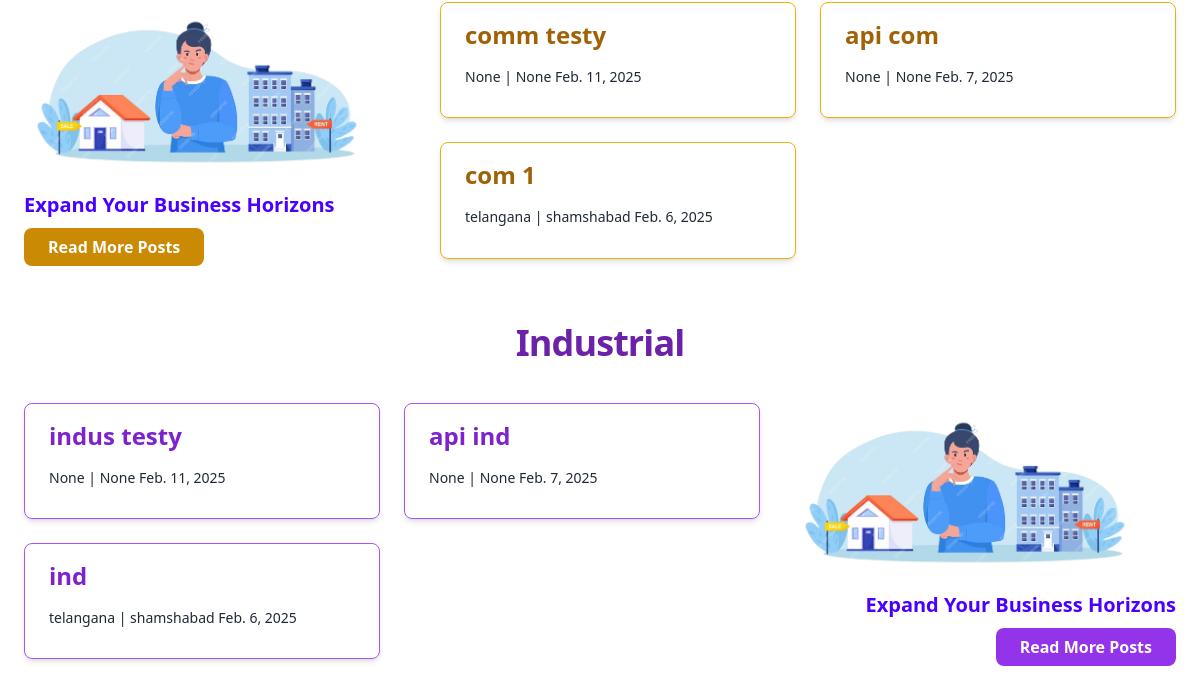
Page /property/ (lower part) on the earlier database version.
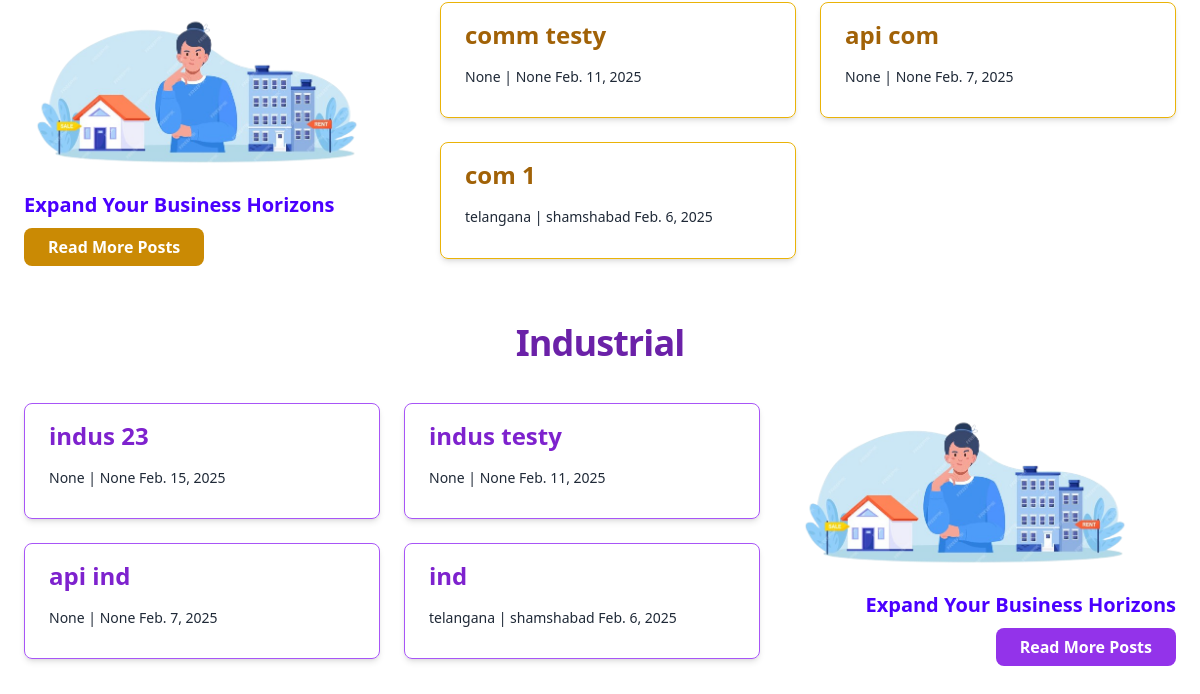
Same page on the later database version.
### property/models.py (models this page shows, shortened)
class Property(models.Model):
    user = models.ForeignKey(settings.AUTH_USER_MODEL, on_delete=models.CASCADE, related_name='properties')
    title = models.CharField(max_length=255)
    slug = models.SlugField(max_length=255, unique=True, blank=True, null=True)  # SEO-friendly URL
    contact_phone = models.CharField(max_length=20)
    description = models.TextField(max_length=1000, blank=True, null=True)  # Limit description to 1000 characters
    location = models.CharField(max_length=255, blank=True, null=True)  # General location (e.g., neighborhood, city)
    latitude = models.DecimalField(max_digits=9, decimal_places=6, blank=True, null=True)
    longitude = models.DecimalField(max_digits=9, decimal_places=6, blank=True, null=True)
    country = models.CharField(max_length=100, blank=True, null=True)  # Country
    state = models.CharField(max_length=100, blank=True, null=True)  # State or province
    district = models.CharField(max_length=100, blank=True, null=True)  # District
    subdivision = models.CharField(max_length=100, blank=True, null=True)  # Subdivision (e.g., mandal, sub-district)
    village = models.CharField(max_length=100, blank=True, null=True)  # Village or town
    pincode = models.CharField(max_length=10, blank=True, null=True)  # Postal code or ZIP code
    deal_type = models.CharField(max_length=50, choices=DEAL_TYPE_CHOICES, default='SELL')
    status = models.CharField(max_length=50, choices=STATUS_CHOICES, default='AVAILABLE')  # Tracks availability status
    listing_date = models.DateField(auto_now_add=True, null=True)  # Automatically set when created (IST)
    updated_date = models.DateTimeField(auto_now=True)   # Automatically updated on every save
    is_published = models.BooleanField(default=True)  # True if property is published
    featured = models.BooleanField(default=False)  # Highlight featured properties
    contact_email = models.EmailField(blank=True, null=True)  # Contact email for inquiries
    class Meta:
        ordering = ['-listing_date']  # Default ordering for queries
    def save(self, *args, **kwargs):
        if not self.slug:
            self.slug = slugify(self.title)
            original_slug = self.slug
            counter = 1
            while self.__class__.objects.filter(slug=self.slug).exists():
                self.slug = f"{original_slug}-{counter}"
                counter += 1
        if self.location and (not self.latitude or not self.longitude):
            latitude, longitude = extract_lat_lon_from_gmaps_url(self.location)
            if latitude and longitude:
                self.latitude = latitude
                self.longitude = longitude
        super().save(*args, **kwargs)

class CommercialProperty(Property):
    PROPERTY_TYPE_CHOICES = [
        ('SHOP', 'Shop'),
        ('OFFICE_SPACE', 'Office Space'),
        ('WAREHOUSE', 'Warehouse'),
        ('COMMERCIAL_PROPERTY', 'Commercial Property'),
    ]
    FURNISHING_CHOICES = [
        ('FURNISHED', 'Furnished'),
        ('SEMI_FURNISHED', 'Semi-Furnished'),
        ('UNFURNISHED', 'Unfurnished'),
    ]
    PARKING_CHOICES = [
        ('NONE', 'No Parking'),
        ('COVERED', 'Covered Parking'),
        ('OPEN', 'Open Parking'),
    ]
    property_type = models.CharField(max_length=50, choices=PROPERTY_TYPE_CHOICES, default='SHOP')
    area = models.DecimalField(max_digits=10, decimal_places=2, blank=True, null=True)  # Area of the property in sq ft
    furnishing_status = models.CharField(max_length=20, choices=FURNISHING_CHOICES, default='UNFURNISHED')
    parking = models.CharField(max_length=20, choices=PARKING_CHOICES, default='NONE')  # Parking type
    year_built = models.PositiveIntegerField(blank=True, null=True)  # Year of construction
    price = models.DecimalField(max_digits=12, decimal_places=2, blank=True, null=True)  # Property price
    total_floors = models.PositiveIntegerField(blank=True, null=True)  # Total floors in the building
    floor_number = models.PositiveIntegerField(blank=True, null=True)  # Floor number (for office spaces)
    has_air_conditioning = models.BooleanField(default=False)  # Air conditioning availability
    has_elevator = models.BooleanField(default=False)  # Elevator availability
    is_renovated = models.BooleanField(default=False)  # Whether the property has been renovated
    nearby_amenities = models.CharField(max_length=500, blank=True, null=True)
    nearby = models.CharField(max_length=500, blank=True, null=True)
    distance_from_road = models.CharField(max_length=500, blank=True, null=True)
    has_security = models.BooleanField(default=False)
    power_backup = models.BooleanField(default=False)

class Property(models.Model):
    user = models.ForeignKey(settings.AUTH_USER_MODEL, on_delete=models.CASCADE, related_name='properties')
    title = models.CharField(max_length=255)
    slug = models.SlugField(max_length=255, unique=True, blank=True, null=True)  # SEO-friendly URL
    contact_phone = models.CharField(max_length=20)
    description = models.TextField(max_length=1000, blank=True, null=True)  # Limit description to 1000 characters
    location = models.CharField(max_length=255, blank=True, null=True)  # General location (e.g., neighborhood, city)
    latitude = models.DecimalField(max_digits=9, decimal_places=6, blank=True, null=True)
    longitude = models.DecimalField(max_digits=9, decimal_places=6, blank=True, null=True)
    country = models.CharField(max_length=100, blank=True, null=True)  # Country
    state = models.CharField(max_length=100, blank=True, null=True)  # State or province
    district = models.CharField(max_length=100, blank=True, null=True)  # District
    subdivision = models.CharField(max_length=100, blank=True, null=True)  # Subdivision (e.g., mandal, sub-district)
    village = models.CharField(max_length=100, blank=True, null=True)  # Village or town
    pincode = models.CharField(max_length=10, blank=True, null=True)  # Postal code or ZIP code
    deal_type = models.CharField(max_length=50, choices=DEAL_TYPE_CHOICES, default='SELL')
    status = models.CharField(max_length=50, choices=STATUS_CHOICES, default='AVAILABLE')  # Tracks availability status
    listing_date = models.DateField(auto_now_add=True, null=True)  # Automatically set when created (IST)
    updated_date = models.DateTimeField(auto_now=True)   # Automatically updated on every save
    is_published = models.BooleanField(default=True)  # True if property is published
    featured = models.BooleanField(default=False)  # Highlight featured properties
    contact_email = models.EmailField(blank=True, null=True)  # Contact email for inquiries
    class Meta:
        ordering = ['-listing_date']  # Default ordering for queries
    def save(self, *args, **kwargs):
        if not self.slug:
            self.slug = slugify(self.title)
            original_slug = self.slug
            counter = 1
            while self.__class__.objects.filter(slug=self.slug).exists():
                self.slug = f"{original_slug}-{counter}"
                counter += 1
        if self.location and (not self.latitude or not self.longitude):
            latitude, longitude = extract_lat_lon_from_gmaps_url(self.location)
            if latitude and longitude:
                self.latitude = latitude
                self.longitude = longitude
        super().save(*args, **kwargs)

class IndustrialProperty(Property):
    PROPERTY_TYPE_CHOICES = [
        ('INDUSTRIAL_PROPERTY', 'Industrial Property'),
        ('BUILDING', 'Building'),
    ]
    FURNISHING_CHOICES = [
        ('FURNISHED', 'Furnished'),
        ('SEMI_FURNISHED', 'Semi-Furnished'),
        ('UNFURNISHED', 'Unfurnished'),
    ]
    PARKING_CHOICES = [
        ('NONE', 'No Parking'),
        ('COVERED', 'Covered Parking'),
        ('OPEN', 'Open Parking'),
    ]
    property_type = models.CharField(max_length=50, choices=PROPERTY_TYPE_CHOICES, default='INDUSTRIAL_PROPERTY')
    area = models.DecimalField(max_digits=10, decimal_places=2, blank=True, null=True)  # Area in sq ft
    furnishing_status = models.CharField(max_length=20, choices=FURNISHING_CHOICES, default='UNFURNISHED')
    parking = models.CharField(max_length=20, choices=PARKING_CHOICES, default='NONE')  # Parking type
    year_built = models.PositiveIntegerField(blank=True, null=True)  # Year of construction
    price = models.DecimalField(max_digits=12, decimal_places=2, blank=True, null=True)  # Property price
    total_floors = models.PositiveIntegerField(blank=True, null=True)  # Total number of floors in the building
    floor_number = models.PositiveIntegerField(blank=True, null=True)  # Specific floor number (for buildings)
    has_lift = models.BooleanField(default=False)  # Lift/Elevator availability
    has_security = models.BooleanField(default=False)  # Security availability (for industrial properties)
    nearby_amenities = models.CharField(max_length=500, blank=True, null=True)
    nearby = models.CharField(max_length=500, blank=True, null=True)
    distance_from_road = models.CharField(max_length=500, blank=True, null=True)
    power_backup = models.BooleanField(default=False)

### property/views.py (the view)
# urls.py: path('property/', property_index, name='property_index'),
def property_index(request):
    land_properties = LandProperty.objects.filter(is_published=True).order_by('-listing_date')[:6]
    residential_properties = ResidentialProperty.objects.filter(is_published=True).order_by('-listing_date')[:6]
    commercial_properties = CommercialProperty.objects.filter(is_published=True).order_by('-listing_date')[:6]
    industrial_properties = IndustrialProperty.objects.filter(is_published=True).order_by('-listing_date')[:6]
    all_properties = Property.objects.filter(is_published=True).order_by('-listing_date')[:6]
    context = {
        'land_properties': land_properties,
        'residential_properties': residential_properties,
        'commercial_properties': commercial_properties,
        'industrial_properties': industrial_properties,
        'all_properties': all_properties,
    }
    return render(request, 'property/property_index.html', context)

### templates/property/property_index.html (shortened to what this page needs)
{% extends 'base.html' %}
{% load static %}
{% block content %}
  <link href="https://unpkg.com/aos@2.3.1/dist/aos.css" rel="stylesheet">
<div class="max-w-screen-xl mx-auto py-8 px-4 lg:py-16 lg:px-6 overflow-hidden">
  <div class="mb-16" data-aos="fade-up">
    <div class="flex flex-col md:flex-row">
      <div class="w-full md:w-1/3 text-center md:text-left" data-aos="fade-right">
        <img class="w-[90%] mx-auto md:mx-0 h-auto rounded-lg" src="{% static 'images/hero.png' %}" alt="Commercial Image">
        <h3 class="text-xl font-semibold mt-4 text-primary">
            Expand Your Business Horizons
        </h3>
        <div class="mt-4">
          <a href="{% url 'property_list' property_type='commercial' %}" class="px-6 py-2 bg-yellow-600 text-white rounded-lg hover:bg-yellow-700 transition font-semibold">
            Read More Posts
          </a>
        </div>
      </div>
      <div class="flex-1 grid grid-cols-1 sm:grid-cols-2 lg:grid-cols-2 gap-6 ml-0 md:ml-8 mt-6 md:mt-0" data-aos="fade-left">
        {% for property in commercial_properties %}
        <a href="{% url 'property_detail' property.slug %}" class="block">
        <div class="h-full py-4 px-6 border border-yellow-500 rounded-lg shadow-md transition duration-300 ease-in-out hover:bg-yellow-100 hover:scale-105 hover:border-yellow-500">
            <h3 class="text-2xl font-bold mb-4 text-yellow-700">{{ property.title }}</h3>
            <p class="text-sm">{{ property.state }} | {{ property.subdivision }} {{ property.listing_date }}</p>
        </div>
        </a>
        {% endfor %}
      </div>
    </div>
  </div>
  <div class="mb-16" data-aos="fade-up">
    <div class="text-center mb-10">
      <h2 class="text-4xl tracking-tight font-bold text-purple-800">Industrial</h2>
    </div>
    <div class="flex flex-col md:flex-row-reverse">
      <div class="w-full md:w-1/3 text-center md:text-right" data-aos="fade-left">
        <img class="w-[90%] mx-auto md:mx-0 h-auto rounded-lg" src="{% static 'images/hero.png' %}" alt="Industrial Image">
        <h3 class="text-xl font-semibold mt-4 text-primary">
            Expand Your Business Horizons
        </h3>
        <div class="mt-4">
          <a href="{% url 'property_list' property_type='industrial' %}" class="px-6 py-2 bg-purple-600 text-white rounded-lg hover:bg-purple-700 transition font-semibold">
            Read More Posts
          </a>
        </div>
      </div>
      <div class="flex-1 grid grid-cols-1 sm:grid-cols-2 lg:grid-cols-2 gap-6 mr-0 md:mr-8 mt-6 md:mt-0" data-aos="fade-right">
        {% for property in industrial_properties %}
        <a href="{% url 'property_detail' property.slug %}" class="block">
        <div class="h-full py-4 px-6 border border-purple-500 rounded-lg shadow-md transition duration-300 ease-in-out hover:bg-purple-100 hover:scale-105 hover:border-purple-500">
            <h3 class="text-2xl font-bold mb-4 text-purple-700">{{ property.title }}</h3>
            <p class="text-sm">{{ property.state }} | {{ property.subdivision }} {{ property.listing_date }}</p>
        </div>
        </a>
        {% endfor %}
      </div>
    </div>
  </div>
</div>
{% endblock %}

Differences in the rows shown:
added IndustrialProperty: title "indus 23", state "None", subdivision "None", listing_date "Feb. 15, 2025"
